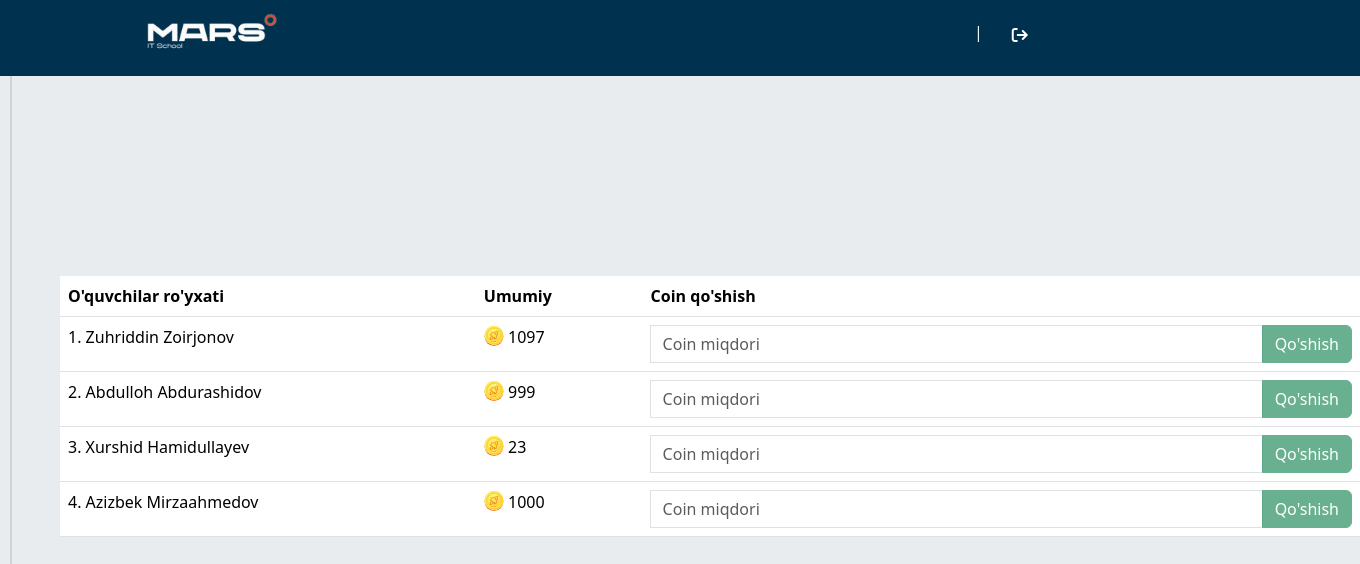
Screenshot of /users/teacher-dashboard/?group_id=1 (signed in) with the database file from the repository.
### users/models.py (models this page shows, shortened)
class CustomUser(AbstractUser):
    groups = models.ManyToManyField(
        'auth.Group',
        related_name='customuser_set',  # related_name bilan to'qnashuv oldini olish
        blank=True
    )
    user_permissions = models.ManyToManyField(
        'auth.Permission',
        related_name='customuser_set_permissions',  # related_name bilan to'qnashuv oldini olish
        blank=True
    )

class Student(CustomUser):
    LIGAS = (
        ('Hacker', 'Hacker'),
        ('Coder', 'Coder'),
        ('Gamer', 'Gamer')
    )
    liga = models.CharField(max_length=10, choices=LIGAS, default=random.choice(LIGAS)[0])
    coins = models.IntegerField(default=0)
    xp = models.IntegerField(default=0)
    avatar = models.ImageField(upload_to='avatars/', blank=True, null=True)
    group = models.ForeignKey(Group, on_delete=models.DO_NOTHING)
    phone = models.CharField(max_length=13, blank=True, null=True)

class CustomUser(AbstractUser):
    groups = models.ManyToManyField(
        'auth.Group',
        related_name='customuser_set',  # related_name bilan to'qnashuv oldini olish
        blank=True
    )
    user_permissions = models.ManyToManyField(
        'auth.Permission',
        related_name='customuser_set_permissions',  # related_name bilan to'qnashuv oldini olish
        blank=True
    )

### users/views.py (the view, shortened to what this page needs)
# urls.py: path('teacher-dashboard/', teacher_page, name='teacher_page'),
@csrf_exempt
def teacher_page(request):
    if request.user.is_authenticated:
        groups = Group.objects.filter(teacher=request.user)
        group_id = request.GET.get('group_id')
        if not group_id and groups.exists():
            group_id = groups.first().id
        selected_group = None
        students = None
        if group_id:
            selected_group = get_object_or_404(Group, id=group_id)
            students = Student.objects.filter(group=selected_group)
        context = {
            'groups': groups,
            'selected_group': selected_group,
            'students': students,
        }
        return render(request, 'teacher_page.html', context=context)
    else:
        return redirect('login')

### templates/teacher_page.html (shortened to what this page needs)
{% load static %}
<!DOCTYPE html>
<html lang="en">
<head>
    <link href="https://cdn.jsdelivr.net/npm/bootstrap@5.3.3/dist/css/bootstrap.min.css" rel="stylesheet"
>
    <link rel="stylesheet" href="https://cdnjs.cloudflare.com/ajax/libs/font-awesome/6.6.0/css/all.min.css"
/>
</head>
<body class="bg-body-secondary">
<header class="navbar navbar-expand-lg navbar-light" style="background-color: #00324f;">
    <div class="container d-flex justify-between">
        <a class="navbar-brand d-flex align-items-center" href="/users/teacher-dashboard">
            <img src="{% static 'images/mars_logo_b.png' %}" alt="Mars Logo" class="w-75">
        </a>
        <div class="d-flex gap-3" style="width: 280px;">
            <p class="text-light mt-1">|</p>
            <a class="btn" style="color: white" href="{% url 'logout' %}"><i
                    class="fa-solid fa-arrow-right-from-bracket"></i></a>
        </div>
    </div>
</header>
<main class="d-flex gap-5">
    <div style="height: 620px; width: 100px;border-right: 2px solid lightgray;">
    </div>
    <div style="margin-top: 200px">
        {% if selected_group %}
        <table class="table" style="width: 1300px;">
            <thead>
            <tr>
                <th>O'quvchilar ro'yxati</th>
                <th>Umumiy</th>
                <th>Coin qo'shish</th>
            </tr>
            </thead>
            <tbody>
            {% for student in students %}
            <tr>
                <td>{{ forloop.counter }}. {{ student.first_name }} {{ student.last_name }}</td>
                <td><img src="{% static 'images/coin.svg' %}" alt="" width="20px" height="20px" class="d-inline mb-1">
                    {{ student.coins }}
                </td>
                <td>
                    <form method="post" class="coin-form">
                        <div class="input-group">
                            <input type="number" name="coins" class="form-control coin-input"
                                   placeholder="Coin miqdori">
                            <button type="submit" class="btn btn-success" disabled>Qo'shish</button>
                        </div>
                    </form>
                </td>
            </tr>
            {% endfor %}
            </tbody>
        </table>
        {% endif %}
    </div>
</main>
</body>
</html>

### rows the page displays
Student: first_name "Zuhriddin", last_name "Zoirjonov", coins "1097"
Student: first_name "Abdulloh", last_name "Abdurashidov", coins "999"
Student: first_name "Xurshid", last_name "Hamidullayev", coins "23"
Student: first_name "Azizbek", last_name "Mirzaahmedov", coins "1000"
